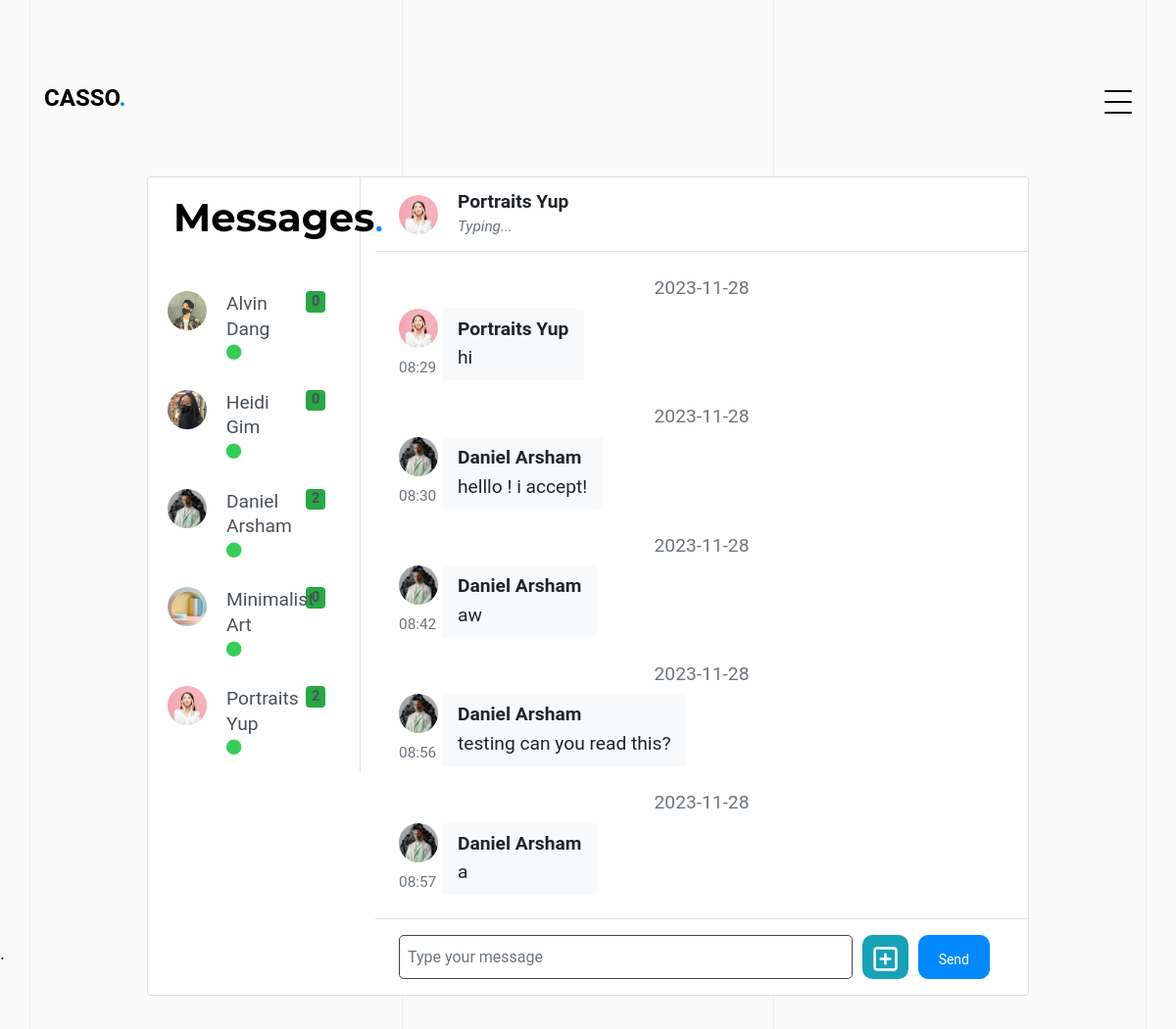
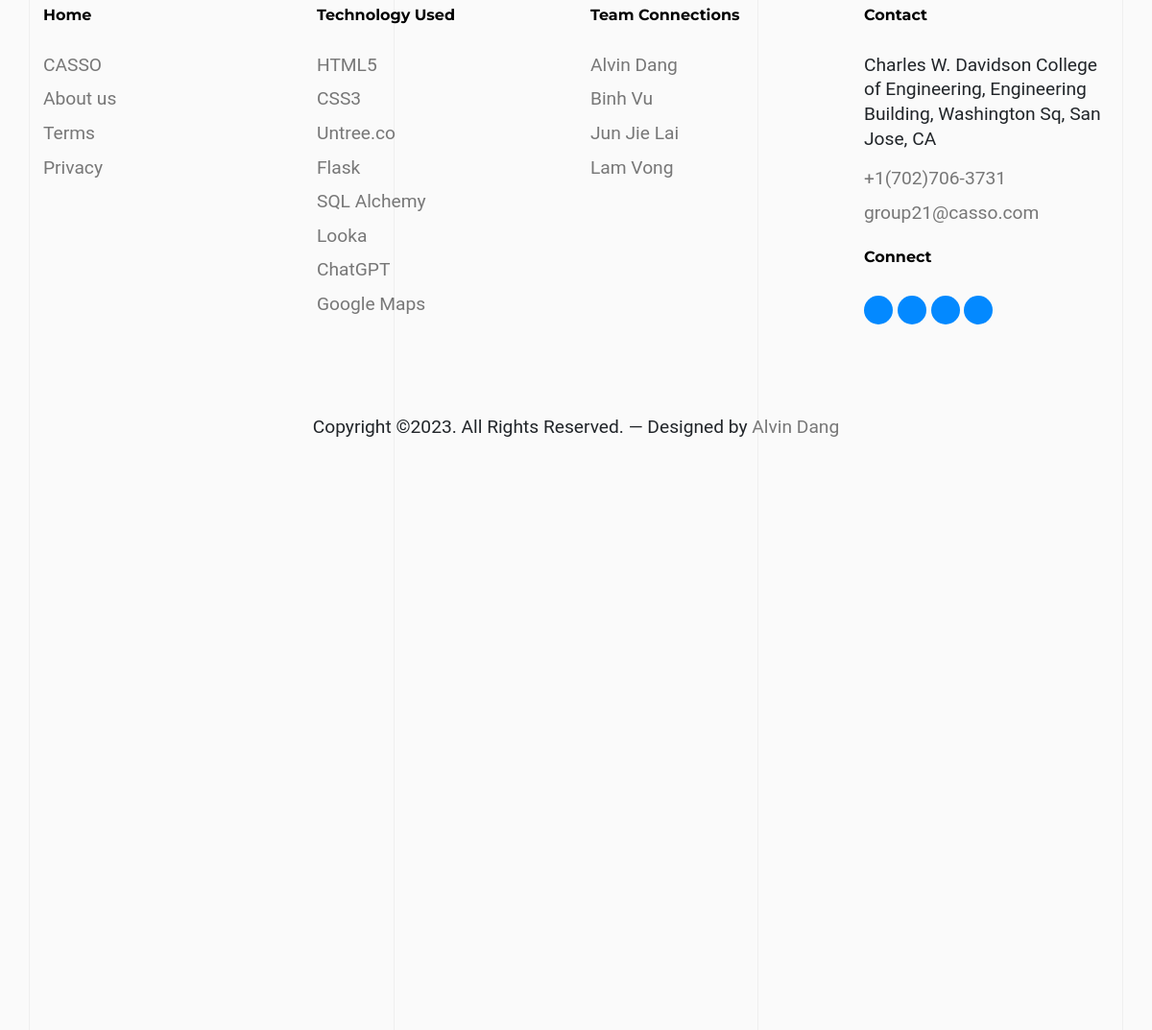
The app's page /chat/6 (signed in) with its own data (2 pictures, top to bottom).
### app/models.py (models this page shows, shortened)
class ChatSession(db.Model):
    id = db.Column(db.Integer, primary_key=True)
    user1_id = db.Column(db.Integer, db.ForeignKey('user.id'), nullable=False)
    user2_id = db.Column(db.Integer, db.ForeignKey('user.id'), nullable=False)
    created_at = db.Column(db.TIMESTAMP, default=db.func.current_timestamp())
    messages = db.relationship('Message', back_populates='chat_session', lazy='dynamic', cascade='all, delete-orphan')

class User(UserMixin, db.Model):
    id = db.Column(db.Integer, primary_key=True)
    full_name = db.Column(db.String(80), nullable=False)
    username = db.Column(db.String(80), unique=True, nullable=False)
    email = db.Column(EmailType, unique=True, nullable=False)
    password = db.Column(db.String(60), nullable=False)
    biography = db.Column(db.String(255))
    profile_picture = db.Column(db.String(255), default='default.jpg')
    def get(user_id):
        return User.query.get(int(user_id))
    posts = db.relationship('Post', backref='user', lazy=True, cascade='all, delete-orphan')
    commission_requests_sent = db.relationship('CommissionRequest',
        foreign_keys='CommissionRequest.sender_id',
        back_populates='sender',
        lazy='dynamic',
        cascade='all, delete-orphan')
    commission_requests_received = db.relationship('CommissionRequest',
        foreign_keys='CommissionRequest.receiver_id',
        back_populates='receiver',
        lazy='dynamic',
        cascade='all, delete-orphan')
    payments_sent = db.relationship('Payment',
        foreign_keys='Payment.payer_id',
        back_populates='payer',
        lazy='dynamic',
        cascade='all, delete-orphan')
    payments_received = db.relationship('Payment',
        foreign_keys='Payment.payee_id',
        back_populates='payee',
        lazy='dynamic',
        cascade='all, delete-orphan')
    messages_sent = db.relationship('Message',
        foreign_keys='Message.sender_id',
        backref='sent_messages',
        lazy='dynamic',
        overlaps="sent_messages",
        cascade='all, delete-orphan')
    messages_received = db.relationship('Message',
        foreign_keys='Message.receiver_id',
        backref='received_messages',
        lazy='dynamic',
        overlaps="received_messages",
        cascade='all, delete-orphan')
    chat_sessions_as_user1 = db.relationship('ChatSession',
        foreign_keys='ChatSession.user1_id',
        backref='user1',
        lazy='dynamic',
        cascade='all, delete-orphan')
    chat_sessions_as_user2 = db.relationship('ChatSession',
        foreign_keys='ChatSession.user2_id',
        backref='user2',
        lazy='dynamic',
        cascade='all, delete-orphan')
    followers = db.relationship('Follow', foreign_keys='Follow.followed_id',
        backref='followed',
        lazy='dynamic',
        cascade='all, delete-orphan')
    following = db.relationship('Follow', foreign_keys='Follow.follower_id',
        backref='follower',
        lazy='dynamic',
        cascade='all, delete-orphan')

class Message(db.Model):
    id = db.Column(db.Integer, primary_key=True)
    sender_id = db.Column(db.Integer, db.ForeignKey('user.id'), nullable=False)
    receiver_id = db.Column(db.Integer, db.ForeignKey('user.id'), nullable=False)
    content = db.Column(db.String(255), nullable=False)
    file_path = db.Column(db.String(255))
    created_at = db.Column(db.TIMESTAMP, default=db.func.current_timestamp())
    chat_session_id = db.Column(db.Integer, db.ForeignKey('chat_session.id'))
    sender = db.relationship('User', foreign_keys=[sender_id], backref='sent_messages', overlaps="sent_messages")
    receiver = db.relationship('User', foreign_keys=[receiver_id], backref='received_messages', overlaps="sent_messages")
    chat_session_id = db.Column(db.Integer, db.ForeignKey('chat_session.id'))
    chat_session = db.relationship('ChatSession', back_populates='messages')

### app/routes.py (the view, shortened to what this page needs)
@bp.route('/chat/<int:chat_session_id>', methods=['GET', 'POST'])
@login_required
def chat_session(chat_session_id):
    curr_chat_session = ChatSession.query.get_or_404(chat_session_id)
    user_chat_sessions = ChatSession.query.filter(
        (ChatSession.user1_id == current_user.id) | (ChatSession.user2_id == current_user.id)
    ).all()
    most_recent_chat_session = None
    most_recent_message_time = None
    for chat_session in user_chat_sessions:
        most_recent_message = Message.query.filter_by(chat_session_id=chat_session.id).order_by(Message.created_at.asc()).first()
        if most_recent_message and (most_recent_message_time is None or most_recent_message.created_at > most_recent_message_time):
            most_recent_chat_session = chat_session
            most_recent_message_time = most_recent_message.created_at
    messages = curr_chat_session.messages.order_by(Message.created_at.asc()).all()
    commission_requests = CommissionRequest.query.filter((CommissionRequest.receiver_id == current_user.id) | (CommissionRequest.sender_id == current_user.id)).all()
    for commission_request in commission_requests:
        print(commission_request.id)
    return render_template('chat.html', user_chat_sessions=user_chat_sessions,
            current_chat_session=curr_chat_session, messages=messages,
            commission_requests=commission_requests)

### run.py (called while the page is built)
@login_manager.user_loader
def load_user(user_id):
    from app.models import User
    return User.get(user_id)

### templates/chat.html (shortened to what this page needs)
{% extends "base.html" %}
{% block content %}
<link rel="stylesheet" href="{{ url_for('static', filename='css/chat.css') }}">
<div class="untree_co-section pb-0">
    <div class="msg-container p-0">
		<div class="card" style="height: 100%;">
			<div class="row g-0" style="height: 100%;">
				<div class="col-12 col-lg-5 col-xl-3 border-right" style="height: 100%;">
					<div style="margin-left: 20px; margin-top: 10px; padding-left: 5px; border: 1px solid white;">
					<h1 class="heading gsap-reveal-hero mb-3"><span class="reveal-wrap"><span class="reveal-content" style="transform: matrix(1, 0, 0, 1, 0, 0);"><strong>Messages</strong><span class="text-primary">.</span></span></span></h1>
					</div>
					<div class="chat-users p-0">
						{% if user_chat_sessions %}
							{% for chat_session in user_chat_sessions %}
								<a href="{{ url_for('main.chat_session', chat_session_id=chat_session.id) }}" class="list-group-item list-group-item-action border-0">
									<div class="badge bg-success float-right">{{ chat_session.messages.count() }}</div>
									<div class="d-flex align-items-start">
										{% if chat_session.user1.id == current_user.id %}
											<img src="{{ url_for('static', filename='images/userPhotos/' + chat_session.user2.profile_picture) }}" class="rounded-circle mr-1" alt="{{ chat_session.user2.full_name }}" width="40" height="40">
											<div class="flex-grow-1 ml-3">
												{{ chat_session.user2.full_name }}
												<div class="small"><span class="fas fa-circle chat-online"></span></div>
											</div>
										{% else %}
											<img src="{{ url_for('static', filename='images/userPhotos/' + chat_session.user1.profile_picture) }}" class="rounded-circle mr-1" alt="{{ chat_session.user1.full_name }}" width="40" height="40">
											<div class="flex-grow-1 ml-3">
												{{ chat_session.user1.full_name }}
												<div class="small"><span class="fas fa-circle chat-online"></span></div>
											</div>
										{% endif %}
									</div>
								</a>
							{% endfor %}
						{% endif %}
					</div>
				</div>
				<div class="col-12 col-lg-7 col-xl-9" style="height: 100%;">
					<div class="py-2 px-4 border-bottom d-none d-lg-block">
						{% if current_chat_session %}
							<div class="d-flex align-items-center py-1">
								{% if current_chat_session.user1.id == current_user.id %}
									<div class="position-relative">
										<img src="{{ url_for('static', filename='images/userPhotos/' + current_chat_session.user2.profile_picture) }}"
											class="rounded-circle mr-1" alt="{{ current_chat_session.user2.full_name }}"
											width="40" height="40">
									</div>
									<div class="flex-grow-1 pl-3">
										<strong>{{ current_chat_session.user2.full_name }}</strong>
										<div class="text-muted small"><em>Typing...</em></div>
									</div>
								{% else %}
									<div class="position-relative">
										<img src="{{ url_for('static', filename='images/userPhotos/' + current_chat_session.user1.profile_picture) }}"
											class="rounded-circle mr-1" alt="{{ current_chat_session.user1.full_name }}"
											width="40" height="40">
									</div>
									<div class="flex-grow-1 pl-3">
										<strong>{{ current_chat_session.user1.full_name }}</strong>
										<div class="text-muted small"><em>Typing...</em></div>
									</div>
								{% endif %}
							</div>
						{% else %}
							<div class="flex-grow-1 pl-3">
								<strong>No current chat session to display.</strong>
								<div class="text-muted small"><em>Start a chat with another user to display!</em></div>
							</div>
						{% endif %}
					</div>
					<div class="position-relative" style="height: 80%;">
						<div id="chat-messages" class="chat-messages p-4" style="height: 100%;">
							{% if messages %}
								{% set current_date = None %}
								{% for message in messages %}
									{% if current_date != message.created_at.strftime('%Y-%m-%d') %}
										<div class="text-muted text-center mb-2">
											{{ message.created_at.strftime('%Y-%m-%d') }}
										</div>
										{% set current_date = message.created_at.strftime('%Y-%m-%d') %}
									{% endif %}
									{% if message.sender_id == current_user.id %}
										<div class="chat-message-right pb-4">
											<div>
												<img src="{{ url_for('static', filename='images/userPhotos/' + message.sender.profile_picture) }}"
													class="rounded-circle mr-1" alt="{{ message.sender.full_name }}"
													width="40" height="40">
												<div class="text-muted small text-nowrap mt-2">{{ message.created_at.strftime('%H:%M') }}</div>
											</div>
											<div class="flex-shrink-1 bg-light rounded py-2 px-3 mr-3">
												<div class="font-weight-bold mb-1">You</div>
												{{ message.content }}
												{% if message.file_path %}
													<br>
													<img src="{{ url_for('static', filename='images/userShareables/' + message.file_path) }}" width="324" height="324">
												{% endif %}
											</div>
										</div>
									{% else %}
										<div class="chat-message-left pb-4">
											<div>
												<img src="{{ url_for('static', filename='images/userPhotos/' + message.sender.profile_picture) }}"
													class="rounded-circle mr-1" alt="{{ message.sender.full_name }}"
													width="40" height="40">
												<div class="text-muted small text-nowrap mt-2">{{ message.created_at.strftime('%H:%M') }}</div>
											</div>
											<div class="flex-shrink-1 bg-light rounded py-2 px-3 mr-3">
												<div class="font-weight-bold mb-1">{{ message.sender.full_name }}</div>
												{{ message.content }}
											</div>
										</div>
									{% endif %}
								{% endfor %}
							{% endif %}
						</div>
					</div>
					<div class="flex-grow-0 py-3 px-4 border-top" style="height: 100%;">
						{% if current_chat_session %}
							<form method="post" action="{{ url_for('main.chat_session', chat_session_id=current_chat_session.id) }}" enctype="multipart/form-data">
								<div class="input-group" style="width: 100%">
									<input id="message-input" type="text" class="form-control" name="message_input"
										placeholder="Type your message">
									<button id="attach-button" class="btn btn-info" type="button" style="padding-left: 10px;
										padding-right: 10px; margin-right: 10px;">
									</button>
									<button id="send-button" class="btn btn-primary" type="submit">Send</button>
								</div>
							</form>
						{% else %}
							<div class="input-group" style="width: 100%">
								No current chat session to send a message to.
							</div>
						{% endif %}
					</div>
				</div>
			</div>
		</div>
	</div>
</div>
{% endblock %}

### static/css/style.css (style rules this page uses)
body { font-family: "PT Mono", monospace; line-height: 1.6; background: #ffffff; overflow-x: hidden; font-size: 16px; }
body:before { content: ""; position: fixed; top: 0; left: 0; z-index: 99; right: 0; bottom: 0; background: rgba(0, 0, 0, 0.2); opacity: 0; visibility: hidden; -webkit-transition: .3s all ease; -o-transition: .3s all ease; transition: .3s all ease; }
a { color: #0389ff; -webkit-transition: .3s all ease; -o-transition: .3s all ease; transition: .3s all ease; }
.text-primary { color: #0389ff !important; }
h1, .h1, h2, .h2, h3, .h3, h4, .h4 { font-family: "Montserrat", sans-serif; color: #dddde6; }
.btn { padding-top: 14px; padding-bottom: 14px; padding-left: 20px; padding-right: 20px; border-radius: 0px; font-size: 14px; border: 1px solid transparent; }
.btn.btn-primary { background: #0389ff; border-color: #0389ff; }
.form-control, .custom-select { border: none; font-size: 16px; height: 45px; padding-left: 0; padding-right: 0; background: transparent; border-bottom: 1px solid #43434d; border-radius: 0; }
.untree_co-section { padding: 7rem 0; }
.untree_co-section .heading, .untree_co-section .subheading { color: #000000; }
.untree_co-section .heading strong, .untree_co-section .subheading strong { font-weight: 700; }
.untree_co-section .heading { font-size: 40px; }
.gsap-reveal-hero { line-height: 0; }
.gsap-reveal-hero .reveal-wrap { position: relative; overflow: hidden; display: inline-block; }
.gsap-reveal-hero .reveal-wrap .reveal-content { line-height: 1.5; z-index: 1; display: inline-block; -webkit-transform: translateX(-100%); -ms-transform: translateX(-100%); transform: translateX(-100%); }
.position-relative { position: relative; }
*, *::before, *::after { box-sizing: border-box; }
body { margin: 0; padding: 48px 0; font-family: "Figtree", sans-serif; font-size: 1.2rem; line-height: 1.6rem; background-image: linear-gradient(45deg, #7c9885, #b5b682); min-height: 100vh; }
* { margin: 0; padding: 0; box-sizing: border-box; }
body { width: 100%; background: #fafafa; position: relative; font-family: 'roboto', sans-serif; }

### static/css/chat.css (style rules this page uses)
body { margin-top:20px; }
@media (min-width: 768px) { .msg-container { max-height: 430px; margin-left: 40px; margin-right: 40px; } }
@media (min-width: 768px) { .chat-messages { max-height: 100px; } }
@media (min-width: 768px) { .chat-users { max-height: 60px; } }
@media (min-width: 977px) { .msg-container { max-height: 830px; margin-left: 100px; margin-right: 100px; } }
@media (min-width: 977px) { .chat-messages { max-height: 200px; } }
@media (min-width: 977px) { .chat-users { max-height: 500px; } }
@media (min-width: 1130px) { .msg-container { max-height: 780px; margin-left: 150px; margin-right: 150px; } }
.chat-online { color: #34ce57 }
.chat-messages { display: flex; flex-direction: column; max-height: 680px; overflow-y: auto }
.chat-users { display: flex; flex-direction: column; max-height: 780px; overflow-y: auto }
.chat-message-left, .chat-message-right { display: flex; flex-shrink: 0 }
.chat-message-left { margin-right: auto }
.py-3 { padding-top: 1rem!important; padding-bottom: 1rem!important; }
.px-4 { padding-right: 1.5rem!important; padding-left: 1.5rem!important; }
.flex-grow-0 { flex-grow: 0!important; }
.border-top { border-top: 1px solid #dee2e6!important; }
.form-control, .custom-select { border: 1px solid #43434d !important; border-radius: 10px; padding-left: 8px; }
.btn { padding-bottom: 8px; border-radius: 10px; }
.input-group { border-radius: 5px; width: 715px; padding-right: 15px; }
.input-group .form-control { border-radius: 5px !important; margin-right: 10px; }
.rounded-circle { object-fit: cover; }

### records on screen
ChatSession: messages.count "0", profile_picture (picture), user2.full_name "Alvin Dang"
ChatSession: messages.count "0", profile_picture (picture), user1.full_name "Heidi Gim"
ChatSession: messages.count "2", profile_picture (picture), user1.full_name "Daniel Arsham"
ChatSession: messages.count "0", profile_picture (placeholder picture), user1.full_name "Minimalist Art"
ChatSession: messages.count "2", profile_picture (picture), user1.full_name "Portraits Yup"
User: profile_picture (picture), user1.full_name "Portraits Yup"
Message: created_at "2023-11-28", profile_picture (picture), created_at "08:29", sender.full_name "Portraits Yup", content "hi"
Message: created_at "2023-11-28", profile_picture (picture), created_at "08:30", sender.full_name "Daniel Arsham", content "helllo ! i accept!"
Message: created_at "2023-11-28", profile_picture (picture), created_at "08:42", sender.full_name "Daniel Arsham", content "aw"
Message: created_at "2023-11-28", profile_picture (picture), created_at "08:56", sender.full_name "Daniel Arsham", content "testing can you read this?"
Message: created_at "2023-11-28", profile_picture (picture), created_at "08:57", sender.full_name "Daniel Arsham", content "a"
